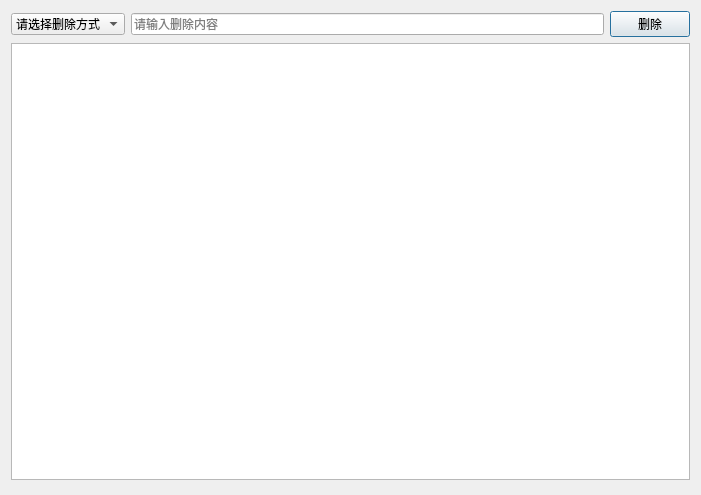
<?xml version="1.0" encoding="UTF-8"?>
<ui version="4.0">
 <class>DeleteEmployee</class>
 <widget class="QDialog" name="DeleteEmployee">
  <property name="geometry">
   <rect>
    <x>0</x>
    <y>0</y>
    <width>701</width>
    <height>495</height>
   </rect>
  </property>
  <property name="windowTitle">
   <string>DeleteEmployee</string>
  </property>
  <widget class="QWidget" name="layoutWidget">
   <property name="geometry">
    <rect>
     <x>0</x>
     <y>0</y>
     <width>701</width>
     <height>491</height>
    </rect>
   </property>
   <layout class="QVBoxLayout" name="verticalLayout">
    <item>
     <layout class="QHBoxLayout" name="horizontalLayout">
      <item>
       <widget class="QComboBox" name="choice">
        <item>
         <property name="text">
          <string>请选择删除方式</string>
         </property>
        </item>
        <item>
         <property name="text">
          <string>员工号</string>
         </property>
        </item>
        <item>
         <property name="text">
          <string>姓名</string>
         </property>
        </item>
        <item>
         <property name="text">
          <string>性别</string>
         </property>
        </item>
        <item>
         <property name="text">
          <string>民族</string>
         </property>
        </item>
        <item>
         <property name="text">
          <string>学历</string>
         </property>
        </item>
        <item>
         <property name="text">
          <string>电话号码</string>
         </property>
        </item>
        <item>
         <property name="text">
          <string>工资</string>
         </property>
        </item>
        <item>
         <property name="text">
          <string>奖金</string>
         </property>
        </item>
        <item>
         <property name="text">
          <string>部门编号</string>
         </property>
        </item>
        <item>
         <property name="text">
          <string>部门名称</string>
         </property>
        </item>
        <item>
         <property name="text">
          <string>职位</string>
         </property>
        </item>
       </widget>
      </item>
      <item>
       <widget class="QLineEdit" name="inputInformation">
        <property name="placeholderText">
         <string>请输入删除内容</string>
        </property>
        <property name="clearButtonEnabled">
         <bool>true</bool>
        </property>
       </widget>
      </item>
      <item>
       <widget class="QPushButton" name="deleteButton">
        <property name="text">
         <string>删除</string>
        </property>
       </widget>
      </item>
     </layout>
    </item>
    <item>
     <widget class="QTableView" name="tableViewInformation"/>
    </item>
   </layout>
  </widget>
 </widget>
 <layoutdefault spacing="6" margin="11"/>
 <resources/>
 <connections/>
</ui>
